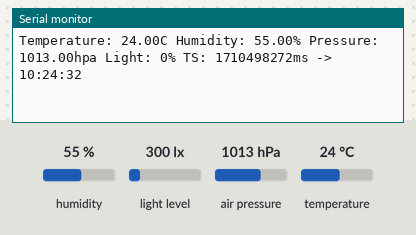
Bench run of a sketch on a simulated ESP8266 (NodeMCU). Shown: the last lines printed to the serial monitor. Inputs (shaded band) come from the test bench; at power-on: humidity 55 %, light level 300 lx, air pressure 1013 hPa, temperature 24 °C. WiFi joins after 1.5 s; servers stay silent unless stated; network time is answered at once with the bench clock; the local clock reads 2024-03-15 10:24:30 at power-on unless the sketch sets it.

Above: at 3.0 s.
3.1 s: humidity set to 22 %
At 4.2 s:
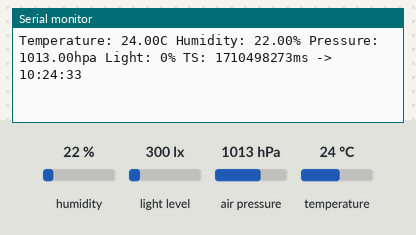
4.6 s: light level set to 1000 lx
At 5.3 s:
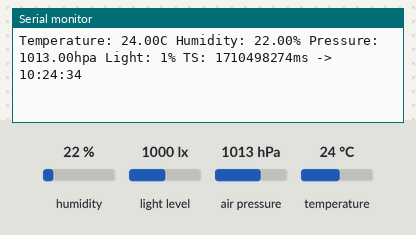
6.1 s: air pressure set to 952 hPa
At 7.4 s:
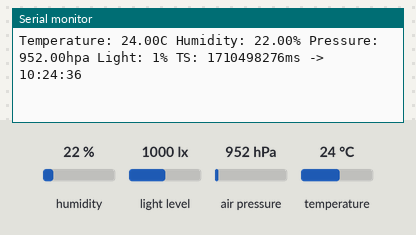
7.6 s: temperature set to 12 °C
At 8.5 s:
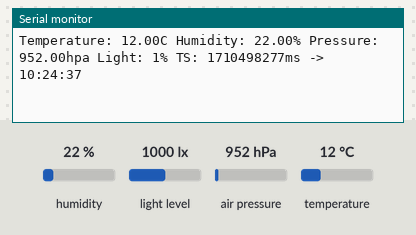

The sketch:

ESP8622_BME280_BH1750.ino
```cpp
#include <NTPClient.h>
#include <Wire.h>
#include <ESP8266WiFi.h>
#include <WiFiUdp.h>
#include <ArduinoJson.h>
#include <Adafruit_Sensor.h>
#include <Adafruit_BME280.h>
#include <BH1750.h>

#define BME_SCK 13
#define BME_MISO 12
#define BME_MOSI 11
#define BME_CS 10

#define SEALEVELPRESSURE_HPA 1013.25

BH1750 lightMeter;

const char* ssid     = "demoIT";
const char* password = "";

Adafruit_BME280 bme;

unsigned long delayTime = 1000;

// UDP Client
WiFiUDP udp;
unsigned int localUdpPort = 4210;
const char* ip = "192.168.0.1";
unsigned int port = 8888;

// Wifi NTP UDP
WiFiUDP ntpUDP;
NTPClient timeClient(ntpUDP, "192.168.0.1");

void setup() {
  Serial.begin(115200);
  delay(100);

  // BME280
  bool status = bme.begin();
  if (!status) {
      Serial.println("Could not find a valid BME280 sensor, check wiring!");
      while (1);
  }
  Serial.println("BME280 Test");
  Serial.println();
  delay(100);

  // BH1750
  //Wire.begin(D5,D6);
  lightMeter.begin();
  Serial.println("BH1750 Test");
  Serial.println();
  delay(100);

  // WiFi Connect
  WiFi.begin(ssid, password);
  Serial.print("\n\r \n\rWorking to connect");

  // Wait for connection
  while (WiFi.status() != WL_CONNECTED) {
    delay(500);
    Serial.print(".");
  }
  Serial.println("");
  Serial.println("NodeMCU(ESP8266)");
  Serial.print("Connected to ");
  Serial.println(ssid);
  Serial.print("IP address: ");
  Serial.println(WiFi.localIP());

  // Start UDP Connection
  udp.begin(localUdpPort);

  // Start NTP Client
  timeClient.begin();
}

void loop() {
  // JSON Buffer
  StaticJsonBuffer<100> jsonBuffer;

  // Update NTP client
  timeClient.update();
  unsigned long ts = timeClient.getEpochTime();

  // Read BME280 values
  float t = bme.readTemperature();
  float h = bme.readHumidity();
  float p = bme.readPressure() / 100.0F;

  Serial.print("Temperature: ");
  Serial.print(t);
  Serial.print("C Humidity: ");
  Serial.print(h);
  Serial.print("% Pressure: ");
  Serial.print(p);
  Serial.print("hpa");

  // Read BH1750
  unsigned int l = lightMeter.readLightLevel();
  l = floor(((l - 1.0)/(54612.0 - 1.0))*100.0);
  Serial.print(" Light: ");
  Serial.print(l);
  Serial.print("%");
  Serial.print(" TS: ");
  Serial.print(ts);
  Serial.print("ms -> ");
  Serial.println(timeClient.getFormattedTime());

  // Publish UDP Packets
  // Temperature
  JsonObject& root = jsonBuffer.createObject();
  root["type"] = "pub";
  root["topic"] = "temperature";
  root["value"] = t;
  root["ts"] = ts;

  udp.beginPacket(ip, port);
  root.printTo(udp);
  udp.println();
  udp.endPacket();

  // Humidity
  root["topic"] = "humidity";
  root["value"] = h;

  udp.beginPacket(ip, port);
  root.printTo(udp);
  udp.println();
  udp.endPacket();

  // Pressure
  root["topic"] = "pressure";
  root["value"] = p;

  udp.beginPacket(ip, port);
  root.printTo(udp);
  udp.println();
  udp.endPacket();

  // Light
  root["topic"] = "light";
  root["value"] = l;

  udp.beginPacket(ip, port);
  root.printTo(udp);
  udp.println();
  udp.endPacket();

  delay(delayTime);
}
```

Measured:
- after the input at 3.1 s, the serial monitor: prints a new line after 0.75 s (image 1)
- after the input at 4.6 s, the serial monitor: prints a new line after 0.26 s (image 2)
- after the input at 6.1 s, the serial monitor: prints a new line after 0.78 s (image 3)
- after the input at 7.6 s, the serial monitor: prints a new line after 0.29 s (image 4)
